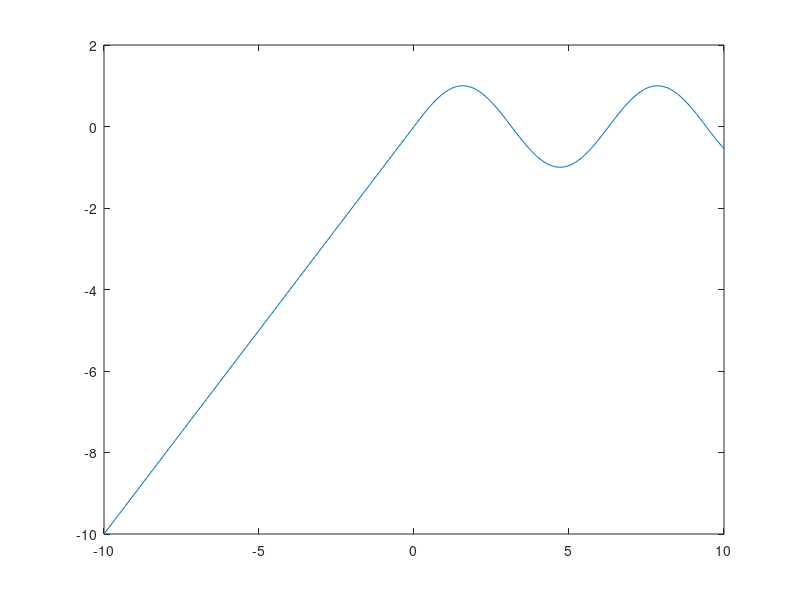

This chart was generated by the following MATLAB code:
clear;
clc;
% x1=-10:0.1:0;
% y1=x1;
% x2=0:0.1:10;
% y2=sin(x2)
% x=[x1 x2]
% y=[y1 y2]
% plot(x,y)
% 第二种思路
x=-10:0.1:10;
y=sin(x);
y(x<0)=x(x<0);
plot(x,y)